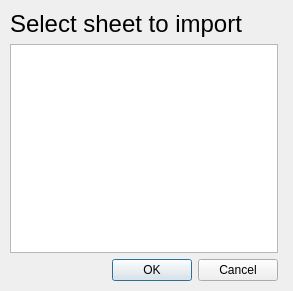
<?xml version="1.0" encoding="UTF-8"?>
<ui version="4.0">
 <class>SelectsheetDialog</class>
 <widget class="QDialog" name="SelectsheetDialog">
  <property name="geometry">
   <rect>
    <x>0</x>
    <y>0</y>
    <width>293</width>
    <height>291</height>
   </rect>
  </property>
  <property name="windowTitle">
   <string>Dialog</string>
  </property>
  <widget class="QWidget" name="">
   <property name="geometry">
    <rect>
     <x>10</x>
     <y>10</y>
     <width>268</width>
     <height>271</height>
    </rect>
   </property>
   <layout class="QVBoxLayout" name="verticalLayout">
    <item>
     <widget class="QLabel" name="label">
      <property name="font">
       <font>
        <pointsize>18</pointsize>
       </font>
      </property>
      <property name="text">
       <string>Select sheet to import</string>
      </property>
     </widget>
    </item>
    <item>
     <widget class="QListWidget" name="sheet_list"/>
    </item>
    <item>
     <widget class="QDialogButtonBox" name="buttonBox">
      <property name="orientation">
       <enum>Qt::Horizontal</enum>
      </property>
      <property name="standardButtons">
       <set>QDialogButtonBox::Cancel|QDialogButtonBox::Ok</set>
      </property>
     </widget>
    </item>
   </layout>
  </widget>
 </widget>
 <resources/>
 <connections>
  <connection>
   <sender>buttonBox</sender>
   <signal>accepted()</signal>
   <receiver>SelectsheetDialog</receiver>
   <slot>accept()</slot>
   <hints>
    <hint type="sourcelabel">
     <x>248</x>
     <y>254</y>
    </hint>
    <hint type="destinationlabel">
     <x>157</x>
     <y>274</y>
    </hint>
   </hints>
  </connection>
  <connection>
   <sender>buttonBox</sender>
   <signal>rejected()</signal>
   <receiver>SelectsheetDialog</receiver>
   <slot>reject()</slot>
   <hints>
    <hint type="sourcelabel">
     <x>316</x>
     <y>260</y>
    </hint>
    <hint type="destinationlabel">
     <x>286</x>
     <y>274</y>
    </hint>
   </hints>
  </connection>
 </connections>
</ui>
